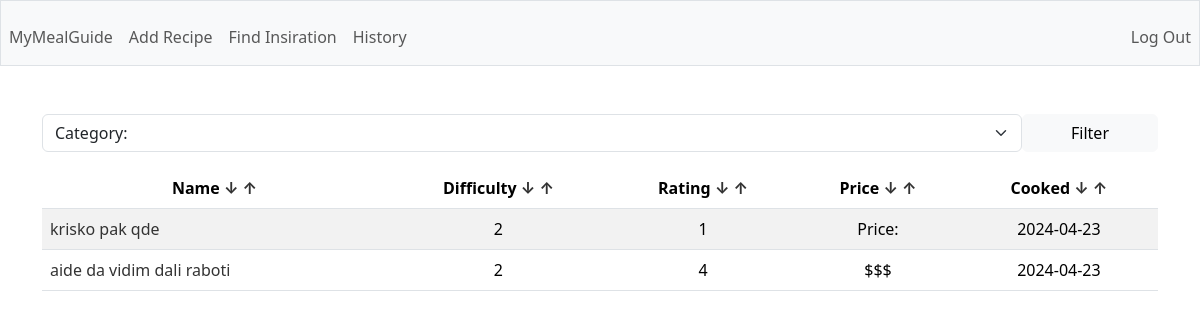
Page / (signed in) on the earlier database version.
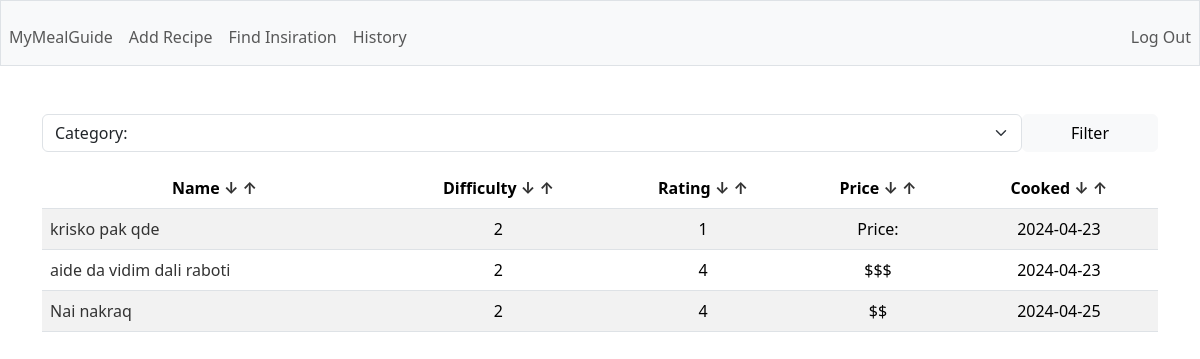
Same page on the later database version.
### tables this page shows
CREATE TABLE recipes (
        id INTEGER PRIMARY KEY AUTOINCREMENT,
        user_id INTEGER,
        name TEXT NOT NULL,
        description TEXT,
        total_time INTEGER,
        category TEXT,
        instructions TEXT,
        difficulty INTEGER,
        rating INTEGER,
        price TEXT,
        last_cooked DATE,
        FOREIGN KEY(user_id) REFERENCES users(id)
    );

### app.py (the view)
@app.route('/')
@login_required
def home():
    category = request.args.get('category')
    if category:
        rows = g.c.execute('SELECT id, name, category, difficulty, rating, price, last_cooked FROM recipes WHERE user_id = ? AND category = ?', (session['user_id'], category)).fetchall()
        return render_template('index.html', rows=rows, columns=COLUMNS, categories=CATEGORIES, category=category.capitalize())
    else:
        rows = g.c.execute('SELECT id, name, category, difficulty, rating, price, last_cooked FROM recipes WHERE user_id = ?', (session['user_id'],)).fetchall()
        return render_template('index.html', rows=rows, columns=COLUMNS, categories=CATEGORIES)

### app.py (called while the page is built)
@app.before_request
def before_request():
    g.db = sqlite3.connect('database.db')
    g.c = g.db.cursor()

@app.teardown_request
def teardown_request(exception):
    db = getattr(g, 'db', None)
    if db is not None:
        db.close()

@app.after_request
def after_request(response):
    response.headers['Cache-Control'] = 'no-cache, no-store, must-revalidate'
    response.headers['Pragma'] = 'no-cache'
    response.headers['Expires'] = '0'
    return response

### helpers.py (called while the page is built)
def login_required(f):
    @wraps(f)
    def decorated_function(*args, **kwargs):
        if session.get('user_id') is None:
            return redirect('/login')
        return f(*args, **kwargs)
    return decorated_function

### templates/index.html (shortened to what this page needs)
{% extends "layout.html" %} {% block title %} Homepage {% endblock %} {% block
main %}
<div class="mb-3">
  <form action="/sort" method="GET" class="d-flex">
    <select
      name="category"
      class="form-select"
      aria-label="Default select example"
    >
      {% if category %}
      <option selected disabled>Category: {{ category }}</option>
      {% else %}
      <option selected disabled>Category:</option>
      {% endif %}
    </select>
    <button class="btn btn-light d-block px-5" type="submit">Filter</button>
  </form>
</div>
<table class="table table-striped">
  <thead>
    <tr>
      {% for c in columns %}
      <th scope="col">
        {{ c.capitalize() }}
        <a href="{{ url_for('sort', column=c, way='ASC')}}">↓</a>
        <a href="{{ url_for('sort', column=c, way='DESC')}}">↑</a>
      </th>
      {% endfor %}
    </tr>
  </thead>
  <tbody>
    {% for row in rows: %}
    <tr>
      <td class="text-start">
        <a href="/recipe/{{ row[0] }}">{{ row[1] }}</a>
      </td>
      <td>{{ row[3] }}</td>
      <td>{{ row[4] }}</td>
      <td>{{ row[5] }}</td>
      <td>{{ row[6] }}</td>
    </tr>
    {% endfor %}
  </tbody>
</table>
{% endblock %}

### templates/layout.html (shortened to what this page needs)
<!DOCTYPE html>
<html lang="en">
  <head>
    <link
      href="https://cdn.jsdelivr.net/npm/bootstrap@5.3.2/dist/css/bootstrap.min.css"
      rel="stylesheet"
    />
    <link href="/static/styles.css" rel="stylesheet" />
  </head>
  <body>
    <nav class="bg-light border navbar navbar-expand-md navbar-light">
        <div class="collapse navbar-collapse" id="navbar">
          {% if session["user_id"] %}
          <ul class="navbar-nav me-auto mt-2">
            <li class="nav-item">
              <a class="nav-link" href="/">MyMealGuide</a>
            </li>
            <li class="nav-item"><a class="nav-link" href="/add">Add Recipe</a></li>
            <li class="nav-item"><a class="nav-link" href="/browse">Find Insiration</a></li>
            <li class="nav-item">
              <a class="nav-link" href="/history">History</a>
            </li>
          </ul>
          <ul class="navbar-nav ms-auto mt-2">
            <li class="nav-item">
              <a class="nav-link" href="/logout">Log Out</a>
            </li>
          </ul>
          {% endif %}
        </div>
    </nav>
    <main class="container py-5 text-center">
      {% block main %}{% endblock %}
    </main>
  </body>
</html>

### static/styles.css (style rules this page uses)
a { text-decoration: none; color: #333; }

Differences in the rows shown:
added recipes: name "Nai nakraq", difficulty "2", rating "4", price "$$", last_cooked "2024-04-25"
